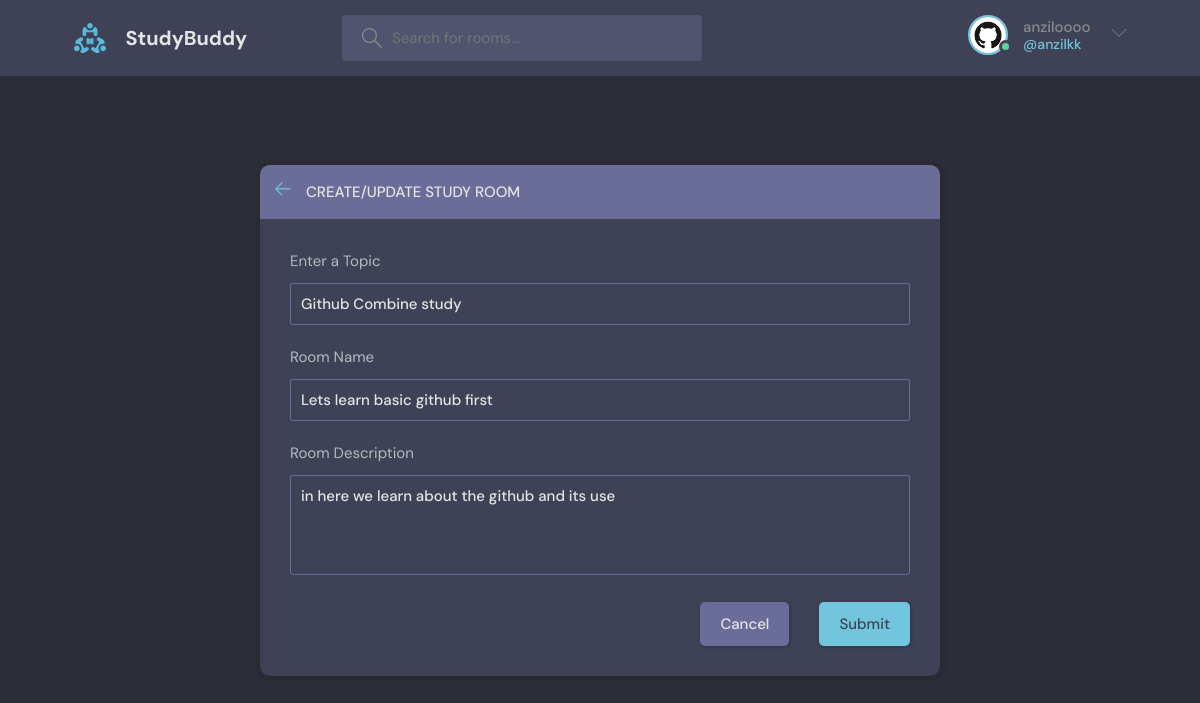
Screenshot of /update/2/ (signed in) with the database file from the repository.
### baseapp/models.py (models this page shows, shortened)
class User(AbstractUser):
    name = models.CharField(max_length=200 , null=True)
    email = models.EmailField(null=True,unique=True)
    bio = models.TextField(null=True)
    avatar=models.ImageField(null=True,default='avatar.svg')
    USERNAME_FIELD = 'email'
    REQUIRED_FIELDS = []

class Room(models.Model):
    host = models.ForeignKey(User,on_delete=models.SET_NULL,null=True)
    topic = models.ForeignKey(Topic,on_delete=models.SET_NULL,null=True)
    name = models.CharField(max_length=200)
    description = models.TextField(null=True,blank=True)
    participants= models.ManyToManyField(User,related_name="participants",blank=True)
    updated = models.DateTimeField(auto_now=True)
    created = models.DateTimeField(auto_now_add=True)
    class Meta:
        ordering = ['-updated','-created']

class Topic(models.Model):
    name = models.CharField(max_length=200)

### baseapp/views.py (the view, shortened to what this page needs)
# urls.py: path('update/<str:pk>/',views.update,name='update-room'),
@login_required(login_url='/login')
def update(request,pk):
    room = Room.objects.get(id=pk)
    form = RoomForm(instance=room)#prefilled the already data in form by instance the room value
    topics = Topic.objects.all()
    if request.user != room.host:
        return HttpResponse('you are not allowed here !!')
    context= {
        'form':form,
        'topics':topics,
        'room':room,
    }
    return render(request,'baseapp/room_form.html',context)

### baseapp/forms.py
class RoomForm(ModelForm):
    class Meta:
        model=Room
        fields='__all__'
        exclude = ['host','participants']

### baseapp/templates/baseapp/room_form.html (shortened to what this page needs)
{% extends 'main.html' %}
{% block content %}
<main class="create-room layout">
  <div class="container">
    <div class="layout__box">
      <div class="layout__boxHeader">
        <div class="layout__boxTitle">
          <a href="{{request.META.HTTP_REFERER}}">
            <svg version="1.1" xmlns="http://www.w3.org/2000/svg" width="32" height="32" viewBox="0 0 32 32">
              <title>arrow-left</title>
              <path
                d="M13.723 2.286l-13.723 13.714 13.719 13.714 1.616-1.611-10.96-10.96h27.625v-2.286h-27.625l10.965-10.965-1.616-1.607z">
              </path>
            </svg>
          </a>
          <h3>Create/Update Study Room</h3>
        </div>
      </div>
      <div class="layout__body">
        <form class="form" action="" method="POST">
          <div class="form__group">
            <label for="room_topic">Enter a Topic</label>
            <input required type="text" value="{{room.topic.name}}" name="topic" list="topic-list" />
          </div>
          <div class="form__group">
            <label for="room_name">Room Name</label>
            {{form.name}}
          </div>
          <div class="form__group">
            <label for="room_description">Room Description</label>
            {{form.description}}
          </div>
          <div class="form__action">
            <a class="btn btn--dark" href="{{request.META.HTTP_REFERER}}">Cancel</a>
            <button class="btn btn--main" type="submit">Submit</button>
          </div>
        </form>
      </div>
    </div>
  </div>
</main>
{% endblock content %}

### templates/navbar.html (shortened to what this page needs)
{% load static %}
<header class="header header--loggedIn">
    <div class="container">
      <a href="{% url 'home' %}" class="header__logo">
        <img src="{% static 'images/logo.svg' %}" />
        <h1>StudyBuddy</h1>
      </a>
      <form class="header__search" method="GET" action="{% url 'home' %}">
        <label>
          <input placeholder="Search for rooms..." name="q" />
        </label>
      </form>
      <nav class="header__menu">
        {% if request.user.is_authenticated %}
        <div class="header__user">
          <a href="{% url 'user-profile' user.id %}">
            <div class="avatar avatar--medium active">
              <img src="{{request.user.avatar.url}}" />
            </div>
            <p>{{request.user.name}}<span>@{{request.user.username}}</span></p>
          </a>
          <button class="dropdown-button">
            <svg version="1.1" xmlns="http://www.w3.org/2000/svg" width="32" height="32" viewBox="0 0 32 32">
              <title>chevron-down</title>
              <path d="M16 21l-13-13h-3l16 16 16-16h-3l-13 13z"></path>
            </svg>
          </button>
        </div>
        {% else %}
        <a href="{% url 'login' %}">
            <img src="{% static 'images/avatar.svg' %}" />
            <p>Login</p>
        </a>
        {% endif %}
      </nav>
    </div>
  </header>

### rows the page displays
User: user.avatar (picture), user.name "anziloooo", user.username "anzilkk"
Room: topic "Github Combine study", name "Lets learn basic github first", description "in here we learn about the github and its use"
